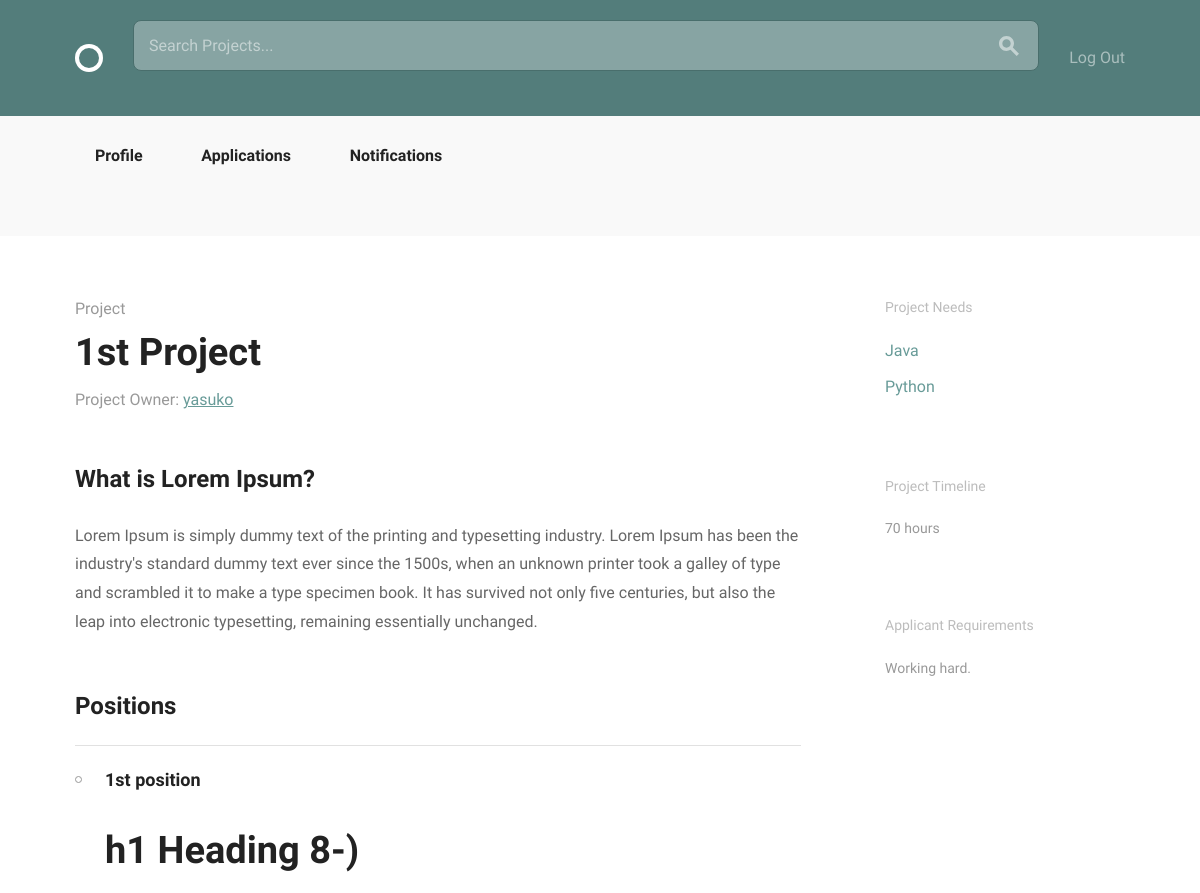
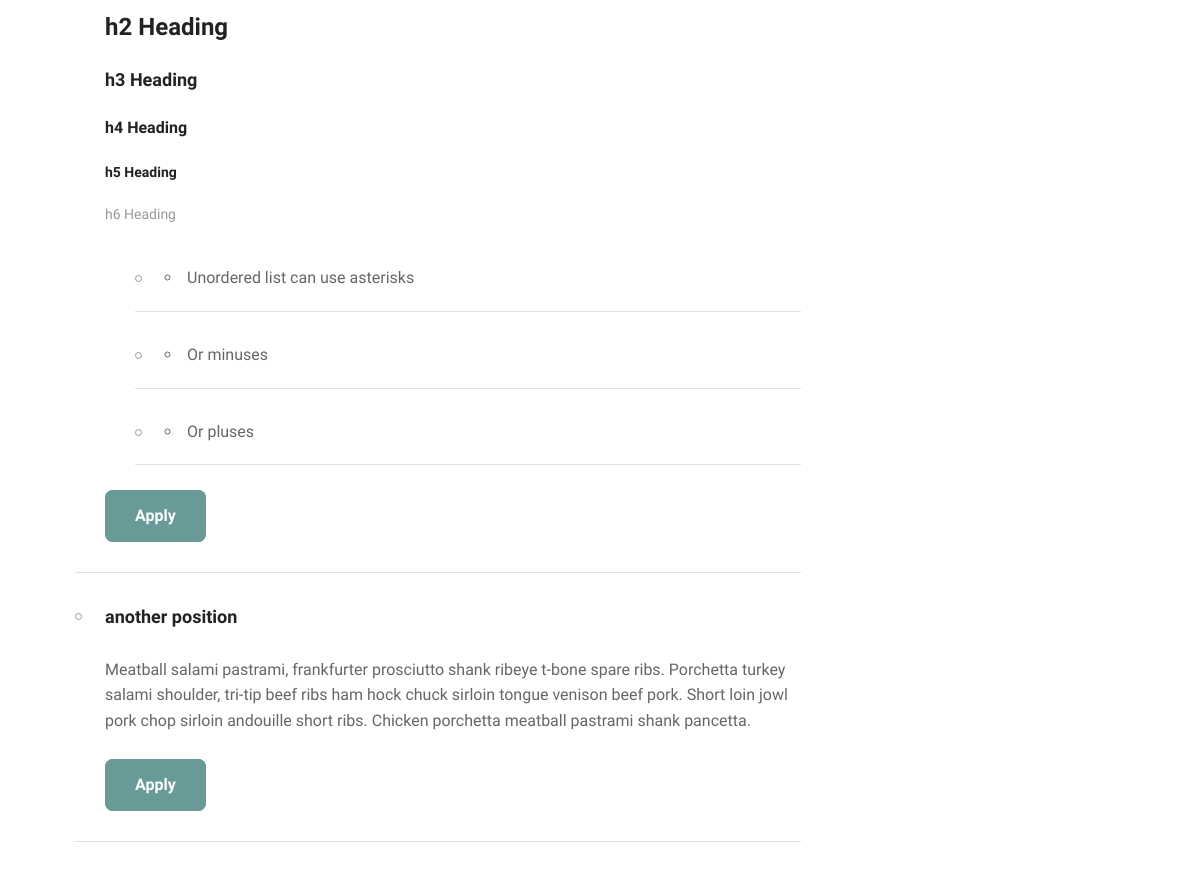
The page /projects/6/ (signed in) on the database its author committed (2 pictures, top to bottom).
### projects/models.py (models this page shows, shortened)
class Project(models.Model):
    user = models.ForeignKey(settings.AUTH_USER_MODEL, null=True, on_delete=models.DO_NOTHING)
    title = models.CharField(max_length=100)
    description = models.TextField(max_length=500)
    estimated_time = models.IntegerField()
    requirements = models.CharField(max_length=100)

class Position(models.Model):
    ANDROID = "Android"
    DESIGN = "Design"
    JAVA = "Java"
    PHP = "PHP"
    PYTHON = "Python"
    RAILS = "Rails"
    WORDPRESS = "Wordpress"
    iOS = "iOS"
    SKILLES_CHOICES = (
        (ANDROID, "Android Developer"),
        (DESIGN, "Designer"),
        (JAVA, "Java Developer"),
        (PHP, "PHP Developer"),
        (PYTHON, "Python Developer"),
        (RAILS, "Rails Developer"),
        (WORDPRESS, "Wordpress Developer"),
        (iOS, "iOS Developer")
    )
    project = models.ForeignKey(
        Project,
        null=True,
        related_name="positions",
        on_delete=models.CASCADE)
    title = models.CharField(max_length=100, blank=True)
    description = models.TextField(max_length=500, blank=True)
    skill = models.CharField(
        max_length=20,
        choices=SKILLES_CHOICES,
        default="",
        blank=True)
    position_filled = models.BooleanField(default=False, blank=True)
    applicants = models.ManyToManyField(
        settings.AUTH_USER_MODEL,
        through='Application')

### accounts/models.py (models this page shows, shortened)
class User(AbstractBaseUser, PermissionsMixin):
    email = models.EmailField(unique=True)
    username = models.CharField(max_length=40, unique=True)
    bio = models.TextField(max_length=500, blank=True, default="")
    image = models.ImageField(upload_to="profile_image/", blank=True)
    date_joined = models.DateTimeField(default=timezone.now)
    is_active = models.BooleanField(default=True)
    is_staff = models.BooleanField(default=False)
    objects = UserManager()
    USERNAME_FIELD = "email"
    REQUIRED_FIELDS = ["username"]
    def __str__(self):
        return self.username

### projects/views.py (the view)
# urls.py: url(r"^(?P<pk>\d+)/$", views.project_detail, name="project_detail"),
@login_required
def project_detail(request, pk):
    project = get_object_or_404(models.Project, pk=pk)
    positions = models.Position.objects.filter(project_id=pk)
    return render(
        request,
        'projects/project_detail.html', {
        'project': project,
        'positions': positions })

### projects/templatetags/project_extras.py (called while the page is built)
@register.filter('markdown_to_html')
def markdown_to_html(markdown_text):
    html_body = markdown2.markdown(markdown_text)
    return mark_safe(html_body)

### projects/templates/projects/project_detail.html (shortened to what this page needs)
{% extends "layout.html" %}
{% load static from staticfiles %}
{% load project_extras %}
{% block body_content %}
<div class="circle--actions--bar">
</div>
<div class="bounds circle--page circle--article">
    <div class="grid-70">
        <div class="circle--article--header">
            <h4 class="circle--article--section">Project</h4>
            <h1 class="circle--article--title">{{ project.title }}</h1>
            <p class="circle--article--byline">Project Owner: <a href="{% url 'accounts:profile_detail' pk=project.user.id %}">{{ project.user }}</a></p>
        </div>
        <div class="circle--article--body">
            {{ project.description | markdown_to_html }}
        </div>
        <div class="circle--project--positions">
            <h2>Positions</h2>
            <ul class="circle--group--list">
                {% for position in positions %}
                    <li>
                        {% if position.title %}
                            <h3>{{ position.title }}</h3>
                        {% endif %}
                        {% if position.description %}
                            <p>{{ position.description | markdown_to_html }}</p>
                        {% endif %}
                        {% if project.user != request.user %}
                            {% if position.position_filled == True %}
                                <a class="button button-primary button-inactive">Position Filled</a>
                            {% elif request.user in position.applicants.all %}
                                <a class="button button-primary button-inactive">Applied</a>
                            {% else %}
                                <a class="button button-primary" href="{% url "projects:apply" pk=project.pk position_pk=position.pk %}">Apply</a>
                            {% endif %}
                        {% endif %}
                    </li>
                {% endfor %}
            </ul>
        </div>
    </div>
    <div class="grid-25 grid-push-5">
        <div class="circle--secondary--module">
            <h3>Project Needs</h3>
            <ul class="circle--link--list">
                {% for position in positions %}
                    <li><a>{{ position.skill }}</a></li>
                {% endfor %}
            </ul>
        </div>
        <div class="circle--secondary--module">
            <h3>Project Timeline</h3>
            <p>{{ project.estimated_time }} hours</p>
        </div>
        <div class="circle--secondary--module">
            <h3>Applicant Requirements</h3>
            <p>{{ project.requirements }}.</p>
        </div>
    </div>
</div>
{% endblock %}

### assets/css/global.css (style rules this page uses)
html { font-family: sans-serif; -ms-text-size-adjust: 100%; -webkit-text-size-adjust: 100%; }
body { margin: 0; }
a { background-color: transparent; }
h1 { font-size: 2em; margin: 0.67em 0; }
html { font-size: 62.5%; }
body { font-size: 1.5em; line-height: 1.6; font-weight: 400; font-family: "Cousine"; color: #666; }
.bounds { max-width: 1080px; margin: 0 auto; }
.grid, .grid-5, .grid-10, .grid-15, .grid-20, .grid-25, .grid-30, .grid-33, .grid-35, .grid-40, .grid-45, .grid-50, .grid-55, .grid-60, .grid-65, .grid-66, .grid-70, .grid-75, .grid-80, .grid-90, .grid-95, .grid-100 { float: left; box-sizing: border-box; position: relative; }
.grid-push-5 { left: 5%; }
.grid-25 { width: 25%; padding: 0 15px; }
.grid-70 { width: 70%; padding: 0 15px; }
h1, h2, h3, h4, h5, h6 { margin-top: 0; margin-bottom: 2rem; font-weight: bold; font-family: "Work Sans", sans-serif; color: #222; }
h1 { font-size: 3.8rem; }
h2 { font-size: 2.4rem; }
h3 { font-size: 1.8rem; }
h4 { font-size: 1.6rem; }
h5 { font-size: 1.4rem; }
h6 { font-size: 1.4rem; font-weight: normal; color: #999; }
@media (min-width: 550px) { h1 { font-size: 3.8rem; } }
@media (min-width: 550px) { h2 { font-size: 2.4rem; } }
@media (min-width: 550px) { h3 { font-size: 1.8rem; } }
@media (min-width: 550px) { h4 { font-size: 1.6rem; } }
@media (min-width: 550px) { h5 { font-size: 1.4rem; } }
@media (min-width: 550px) { h6 { font-size: 1.4rem; } }
p { margin-top: 0; font-size: 1.6rem; }
a { color: #689b98; -webkit-transition: color 0.2s; -moz-transition: color 0.2s; -ms-transition: color 0.2s; -o-transition: color 0.2s; transition: color 0.2s; }
.button, button, input[type="submit"], input[type="reset"], input[type="button"] { font-family: "Work Sans", sans-serif; font-size: 1.6rem; padding: 18px 30px; border: 0; margin-right: 10px; border-radius: 8px; font-weight: bold; display: inline-block; white-space: nowrap; box-sizing: border-box; line-height: 1; text-decoration: none; color: #689b98; background: none; box-shadow: 0 0 0 2px #689b98 inset; position: relative; -webkit-transition: 0.2s; -moz-transition: 0.2s; -ms-transition: 0.2s; -o-transition: 0.2s; transition: 0.2s; }
.button { cursor: pointer; }
.button.button-primary, input[type="submit"].button-primary, input[type="reset"].button-primary, input[type="button"].button-primary, button.button-primary { color: #fff; background-color: #689b98; }
ul { list-style: circle inside; }
ul { padding-left: 0; margin-top: 0; }
ul ul, ul ol { margin: 1.5rem 0 1.5rem 3rem; font-size: 90%; }
li { margin-bottom: 1rem; font-size: 1.6rem; }
button, .button { margin-bottom: 1rem; }
pre, blockquote, dl, figure, table, p, ul, ol, form { margin-bottom: 2.5rem; }
.circle--link--list { list-style-type: none; }
.circle--link--list a { text-decoration: none; }
.circle--group--list { border-top: 1px solid #e1e1e1; list-style: none; }
.circle--group--list li { border-bottom: 1px solid #e1e1e1; padding: 2rem 0 2rem 3rem; }
.circle--group--list li:before { content: ""; float: left; margin: 10px 0 0 -30px; width: 5px; height: 5px; border: 1px solid #999; border-radius: 10px; display: block; }
.circle--article--header { margin-bottom: 50px; }
.circle--article--header h1 { margin-bottom: 10px; }
.circle--article--section { margin: 0; font-weight: normal; color: #999; }
.circle--article--byline { margin: 0; line-height: 1; font-size: 1.6rem; color: #999; }
.circle--secondary--module { margin-bottom: 50px; }
.circle--secondary--module:before, .circle--secondary--module:after { content: " "; display: table; }
.circle--secondary--module:after { clear: both; }
.circle--secondary--module > h1, .circle--secondary--module > h2, .circle--secondary--module > h3, .circle--secondary--module > h4, .circle--secondary--module > h5, .circle--secondary--module > h6 { font-family: "Cousine"; color: rgba(34, 34, 34, 0.3); font-size: 1.4rem; font-weight: normal; }
.circle--secondary--module p { font-size: 1.4rem; color: #999999; }
.circle--page { margin-bottom: 100px; }
.circle--page:before, .circle--page:after { content: " "; display: table; }
.circle--page:after { clear: both; }
.circle--article { padding-top: 30px; }
.circle--article--body { line-height: 1.8; margin-bottom: 50px; }
.circle--actions--bar { margin: -30px 0 30px; background: #f9f9f9; padding: 20px 0; }
.circle--actions--bar:before, .circle--actions--bar:after { content: " "; display: table; }
.circle--actions--bar:after { clear: both; }

### rows shown on the page
Project: title "1st Project", user "yasuko", description "What is Lorem Ipsum? Lorem Ipsum is simply dummy text of the printing and typesetting industry. Lorem Ipsum has been the industry's standard dummy text ever since the 1500s, when an unknown printer took a galley of type and scrambled it to make a type specimen book. It has survived not only five centuries, but also the leap into electronic typesetting, remaining essentially unchanged.", estimated_time "70", requirements "Working hard"
Position: title "1st position", description "h1 Heading 8-) h2 Heading h3 Heading h4 Heading h5 Heading h6 Heading Unordered list can use asterisks Or minuses Or pluses", position_filled "Apply", skill "Java"
Position: title "another position", description "Meatball salami pastrami, frankfurter prosciutto shank ribeye t-bone spare ribs. Porchetta turkey salami shoulder, tri-tip beef ribs ham hock chuck sirloin tongue venison beef pork. Short loin jowl pork chop sirloin andouille short ribs. Chicken porchetta meatball pastrami shank pancetta.", position_filled "Apply", skill "Python"
